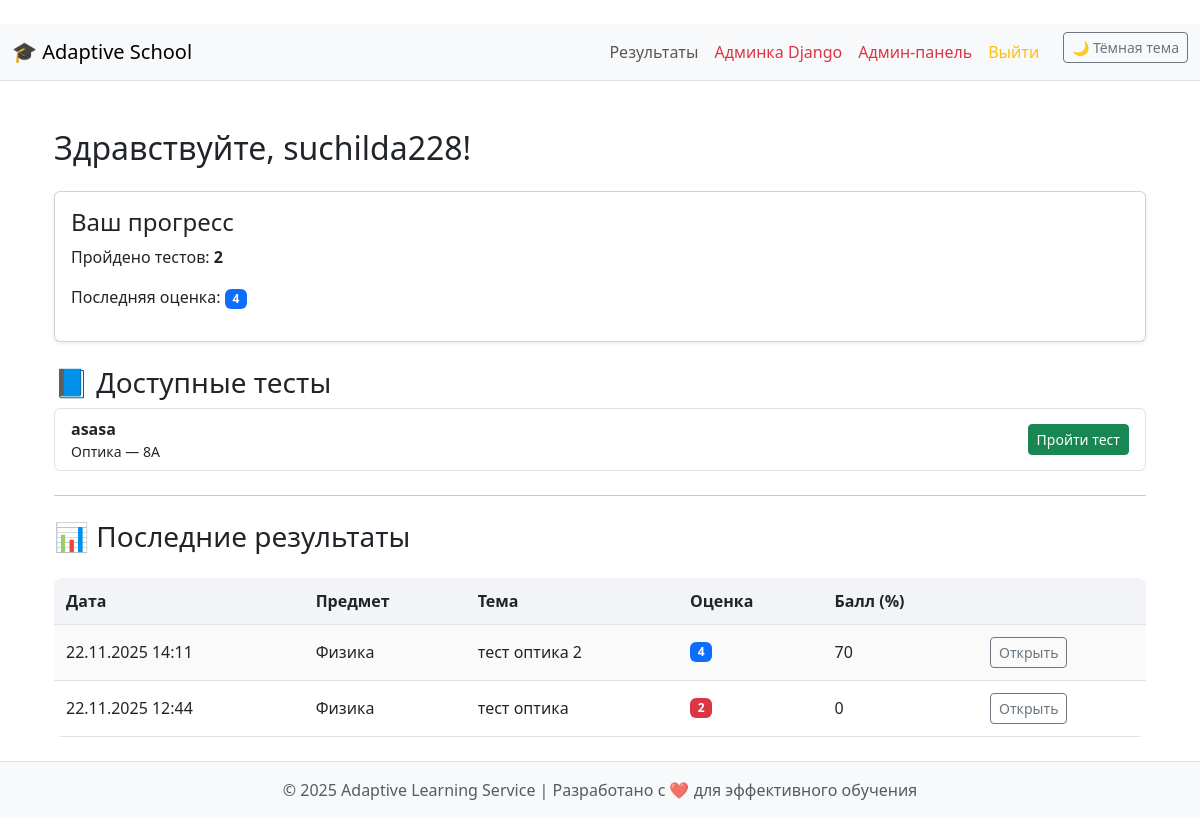
The page / (signed in) on the database as committed earlier.
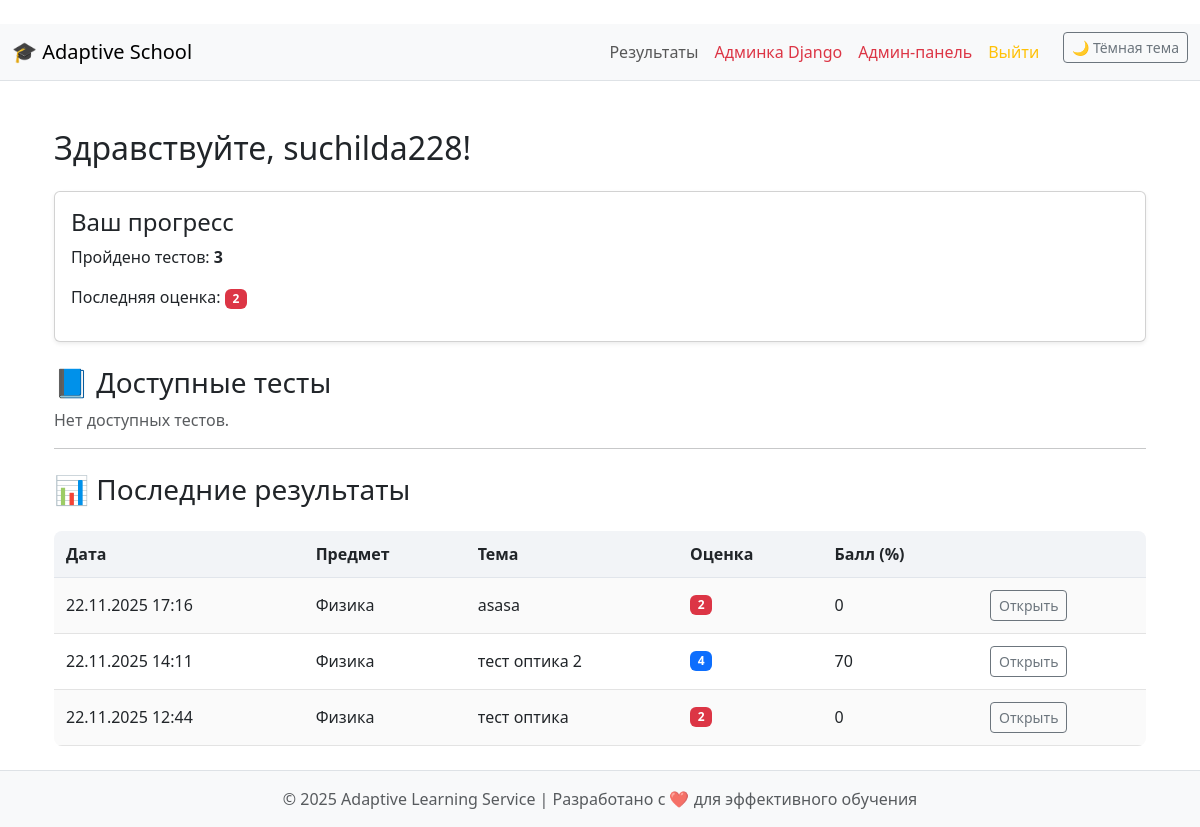
The same page on the database as committed later.
### school/models.py (models this page shows, shortened)
class TestResult(models.Model):
    student = models.ForeignKey(Student, on_delete=models.CASCADE)
    test = models.ForeignKey(Test, on_delete=models.CASCADE)
    assigned_topic = models.ForeignKey('AssignedTopic', on_delete=models.SET_NULL, null=True, blank=True)
    score = models.IntegerField()
    grade = models.IntegerField()
    completed_at = models.DateTimeField(auto_now_add=True)

class AssignedTopic(models.Model):
    title = models.CharField(max_length=150, blank=True)
    school_class = models.ForeignKey(SchoolClass, on_delete=models.CASCADE, related_name="assigned_topics")
    topic = models.ForeignKey(Topic, on_delete=models.CASCADE, related_name="assigned_to_classes")
    assigned_by = models.ForeignKey(Teacher, on_delete=models.CASCADE, related_name="given_topics")
    date_assigned = models.DateTimeField(auto_now_add=True)
    is_active = models.BooleanField(default=True)
    def __str__(self):
        return f"{self.topic.name} → {self.school_class.name}"

class Topic(models.Model):
    name = models.CharField(max_length=100)
    subtopics = models.ManyToManyField('SubTopic', blank=True, related_name="topics")

class SchoolClass(models.Model):
    name = models.CharField(max_length=20)
    teachers = models.ManyToManyField(Teacher, related_name="classes")  # 🔹 связь "многие ко многим"4
    students = models.ManyToManyField('Student', related_name="classes")  # 🔹 связь "многие ко многим"

class Test(models.Model):
    lesson = models.ForeignKey(Lesson, on_delete=models.CASCADE, related_name="tests")
    assigned_topic = models.ForeignKey('AssignedTopic', on_delete=models.SET_NULL, null=True, blank=True)
    topic = models.ForeignKey(Topic, on_delete=models.CASCADE, null=True, blank=True)
    title = models.CharField(max_length=150)
    date_available = models.DateField()
    questions = models.ManyToManyField(Question, blank=True)
    maximin_questions = models.IntegerField(default=0)

class Lesson(models.Model):
    subject = models.ForeignKey(Subject, on_delete=models.CASCADE, related_name="lessons")
    topics = models.ManyToManyField('Topic', blank=True, related_name="lessons")
    title = models.CharField(max_length=100)
    date = models.DateField()

class Subject(models.Model):
    name = models.CharField(max_length=100)
    topics = models.ManyToManyField('Topic', blank=True, related_name="subjects")

### school/views.py (the view)
# urls.py: path("", views.index, name="index"),
@login_required
def index(request):
    user = request.user
    if hasattr(user, 'teacher'):
        teacher = user.teacher
        classes = teacher.classes.all()
        subjects = teacher.subjects.all()
        students = Student.objects.filter(classes__in=classes).distinct()
        stats = []
        for s in students:
            results = TestResult.objects.filter(student=s)
            avg_grade = round(sum(r.grade for r in results) / len(results), 2) if results else None
            stats.append({
                "student": s,
                "results": results,
                "avg_grade": avg_grade,
            })
        return render(request, "teacher_dashboard.html", {
            "teacher": teacher,
            "classes": classes,
            "subjects": subjects,
            "stats": stats,
        })
    elif hasattr(user, 'student'):
        student = user.student
        classes = student.classes.all()
        assigned_tests = AssignedTopic.objects.filter(school_class__in=classes, is_active=True)
        results = TestResult.objects.filter(student=student).order_by("-completed_at")
        last_result = results.first()
        available_tests = []
        for at in assigned_tests:
            for result in results:
                if result.assigned_topic == at:
                    break
            else:
                available_tests.append(at)
        print(assigned_tests)
        print(available_tests)
        return render(request, "index.html", {
            "available_tests": available_tests,
            "results": results,
            "last_result": last_result,
        })
    else:
        return render(request, "index.html", {"available_topics": [], "results": []})

### templates/index.html (shortened to what this page needs)
﻿{% extends "base.html" %}
{% block content %}
<div class="container mt-4">
    <h2 class="mb-4">Здравствуйте, {{ request.user.student.name }}!</h2>
    <div class="card mb-4 shadow-sm">
        <div class="card-body">
            <h4 class="card-title">Ваш прогресс</h4>
            <p>Пройдено тестов: <b>{{ results|length }}</b></p>
            {% if results %}
                {% if last_result %}
                  <p>Последняя оценка:
                      <span class="badge
                          {% if last_result.grade == 5 %}bg-success
                          {% elif last_result.grade == 4 %}bg-primary
                          {% elif last_result.grade == 3 %}bg-warning
                          {% else %}bg-danger{% endif %}
                      ">{{ last_result.grade }}</span>
                  </p>
                {% endif %}
            {% endif %}
        </div>
    </div>
    <h3 class="mt-4">📘 Доступные тесты</h3>
    {% if available_tests %}
        <div class="list-group mb-4">
            {% for at in available_tests %}
                <div class="list-group-item d-flex justify-content-between align-items-center">
                    <div>
                        <b>{{ at.title }}</b><br>
                        <small>{{ at.topic.name }} — {{ at.school_class.name }}</small>
                    </div>
                    <a href="{% url 'adaptive_test' at.id %}" class="btn btn-success btn-sm">Пройти тест</a>
                </div>
            {% endfor %}
        </div>
    {% else %}
        <p class="text-muted">Нет доступных тестов.</p>
    {% endif %}
    <hr>
    <h3 class="mt-4 mb-4">📊 Последние результаты</h3>
    {% if results %}
        <table class="custom-table">
            <thead>
                <tr>
                    <th>Дата</th>
                    <th>Предмет</th>
                    <th>Тема</th>
                    <th>Оценка</th>
                    <th>Балл (%)</th>
                    <th></th>
                </tr>
            </thead>
            <tbody>
            {% for r in results %}
                <tr>
                    <td>{{ r.completed_at|date:"d.m.Y H:i" }}</td>
                    <td>{{ r.test.lesson.subject.name }}</td>
                    <td>{{ r.assigned_topic.title }}</td>
                    <td>
                        <span class="badge
                            {% if r.grade == 5 %}bg-success
                            {% elif r.grade == 4 %}bg-primary
                            {% elif r.grade == 3 %}bg-warning
                            {% else %}bg-danger{% endif %}
                        ">{{ r.grade }}</span>
                    </td>
                    <td>{{ r.score }}</td>
                    <td><a href="{% url 'test_result_detail' r.id %}" class="btn btn-outline-secondary btn-sm">Открыть</a></td>
                </tr>
            {% endfor %}
            </tbody>
        </table>
    {% else %}
        <p class="text-muted">Ещё нет результатов.</p>
    {% endif %}
</div>
{% endblock %}

Rows that differ between the two databases and show on the page:
no longer on this page (row unchanged): AssignedTopic: title "asasa", topic.name "Оптика", school_class.name "8А"
added TestResult: grade "2", completed_at "22.11.2025 17:16", test.lesson.subject.name "Физика", assigned_topic "asasa", score "0"
Other text that changed with them:
{{ results|length }}: "2" → "3"
{{ last_result.grade }}: "4" → "2"
text now shown: "Нет доступных тестов."
